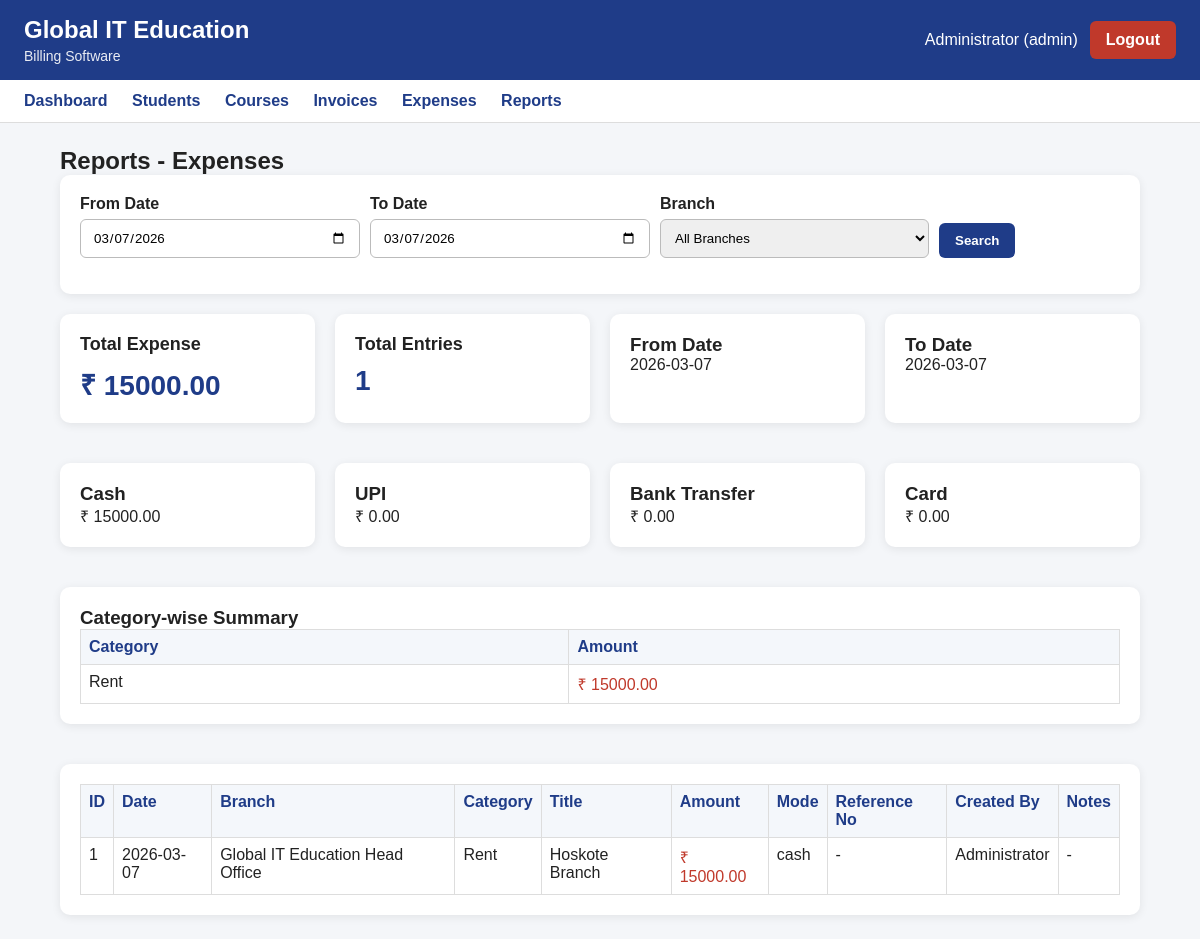
Page /reports/expenses (signed in) on the committed database.
### tables this page shows
CREATE TABLE users (
            id INTEGER PRIMARY KEY AUTOINCREMENT,
            full_name TEXT NOT NULL,
            username TEXT NOT NULL UNIQUE,
            password_hash TEXT NOT NULL,
            role TEXT NOT NULL CHECK(role IN ('admin', 'staff')),
            phone TEXT,
            is_active INTEGER NOT NULL DEFAULT 1,
            created_at TEXT NOT NULL,
            updated_at TEXT
        , branch_id INTEGER, can_view_all_branches INTEGER NOT NULL DEFAULT 1);

CREATE TABLE expenses (
            id INTEGER PRIMARY KEY AUTOINCREMENT,
            expense_date TEXT NOT NULL,
            branch_id INTEGER NOT NULL,
            category_id INTEGER NOT NULL,
            title TEXT NOT NULL,
            amount REAL NOT NULL DEFAULT 0,
            payment_mode TEXT NOT NULL
                CHECK(payment_mode IN ('cash', 'upi', 'bank_transfer', 'card')),
            reference_no TEXT,
            notes TEXT,
            created_by INTEGER NOT NULL,
            created_at TEXT NOT NULL,
            updated_at TEXT,
            FOREIGN KEY (branch_id) REFERENCES branches(id),
            FOREIGN KEY (category_id) REFERENCES expense_categories(id),
            FOREIGN KEY (created_by) REFERENCES users(id)
        );

CREATE TABLE expense_categories (
            id INTEGER PRIMARY KEY AUTOINCREMENT,
            category_name TEXT NOT NULL UNIQUE,
            is_active INTEGER NOT NULL DEFAULT 1,
            created_at TEXT NOT NULL
        );

CREATE TABLE branches (
            id INTEGER PRIMARY KEY AUTOINCREMENT,
            branch_name TEXT NOT NULL UNIQUE,
            branch_code TEXT NOT NULL UNIQUE,
            address TEXT,
            is_active INTEGER NOT NULL DEFAULT 1,
            created_at TEXT NOT NULL
        );

### app.py (the view)
@app.route("/reports/expenses", methods=["GET"])
@login_required
def expenses_report():
    conn = get_conn()
    cur = conn.cursor()
    from_date = request.args.get("from_date", "").strip()
    to_date = request.args.get("to_date", "").strip()
    branch_id = request.args.get("branch_id", "").strip()
    today = datetime.today().strftime("%Y-%m-%d")
    if not from_date:
        from_date = today
    if not to_date:
        to_date = today
    cur.execute("""
        SELECT *
        FROM branches
        WHERE is_active = 1
        ORDER BY branch_name
    """)
    branches = cur.fetchall()
    query = """
        SELECT
            expenses.id,
            expenses.expense_date,
            expenses.branch_id,
            expenses.category_id,
            expenses.title,
            expenses.amount,
            expenses.payment_mode,
            expenses.reference_no,
            expenses.notes,
            expenses.created_at,

            branches.branch_name,
            expense_categories.category_name,
            users.full_name AS created_by_name

        FROM expenses
        JOIN branches
            ON expenses.branch_id = branches.id
        JOIN expense_categories
            ON expenses.category_id = expense_categories.id
        LEFT JOIN users
            ON expenses.created_by = users.id

        WHERE expenses.expense_date BETWEEN ? AND ?
    """
    params = [from_date, to_date]
    if branch_id:
        query += " AND expenses.branch_id = ? "
        params.append(branch_id)
    query += " ORDER BY expenses.expense_date DESC, expenses.id DESC "
    cur.execute(query, params)
    rows = cur.fetchall()
    total_expense = 0.0
    total_entries = len(rows)
    cash_total = 0.0
    upi_total = 0.0
    bank_total = 0.0
    card_total = 0.0
    category_summary = {}
    for row in rows:
        amount = float(row["amount"] or 0)
        total_expense += amount
        mode = (row["payment_mode"] or "").lower()
        if mode == "cash":
            cash_total += amount
        elif mode == "upi":
            upi_total += amount
        elif mode == "bank_transfer":
            bank_total += amount
        elif mode == "card":
            card_total += amount
        category_name = row["category_name"] or "Uncategorized"
        if category_name not in category_summary:
            category_summary[category_name] = 0.0
        category_summary[category_name] += amount
    category_rows = [
        {"category_name": k, "amount": v}
        for k, v in sorted(category_summary.items(), key=lambda x: x[1], reverse=True)
    ]
    conn.close()
    return render_template(
        "report_expenses.html",
        rows=rows,
        branches=branches,
        branch_id=branch_id,
        from_date=from_date,
        to_date=to_date,
        total_expense=total_expense,
        total_entries=total_entries,
        cash_total=cash_total,
        upi_total=upi_total,
        bank_total=bank_total,
        card_total=card_total,
        category_rows=category_rows
    )

### app.py (called while the page is built)
def login_required(route_function):
    from functools import wraps
    @wraps(route_function)
    def wrapper(*args, **kwargs):
        if "user_id" not in session:
            flash("Please login first.", "warning")
            return redirect(url_for("login"))
        return route_function(*args, **kwargs)
    return wrapper

### db.py (called while the page is built)
def get_conn():
    conn = sqlite3.connect(DB_PATH)
    conn.row_factory = sqlite3.Row
    conn.execute("PRAGMA foreign_keys = ON;")
    return conn

### templates/report_expenses.html (shortened to what this page needs)
{% extends "base.html" %}
{% block content %}
<h2>Reports - Expenses</h2>
<div class="card">
  <form method="get" class="search-form">
    <div class="form-group">
      <label>From Date</label>
      <input type="date" name="from_date" value="{{ from_date }}">
    </div>
    <div class="form-group">
      <label>To Date</label>
      <input type="date" name="to_date" value="{{ to_date }}">
    </div>
    <div class="form-group">
      <label>Branch</label>
      <select name="branch_id">
        <option value="">All Branches</option>
      </select>
    </div>
    <div class="form-group" style="align-self:end;">
      <button type="submit" class="btn btn-primary">Search</button>
    </div>
  </form>
</div>
<div class="grid">
  <div class="card stat-card">
    <h3>Total Expense</h3>
    <p>₹ {{ "%.2f"|format(total_expense or 0) }}</p>
  </div>
  <div class="card stat-card">
    <h3>Total Entries</h3>
    <p>{{ total_entries }}</p>
  </div>
  <div class="card">
    <h3>From Date</h3>
    <p>{{ from_date }}</p>
  </div>
  <div class="card">
    <h3>To Date</h3>
    <p>{{ to_date }}</p>
  </div>
</div>
<div class="grid">
  <div class="card">
    <h3>Cash</h3>
    <p>₹ {{ "%.2f"|format(cash_total or 0) }}</p>
  </div>
  <div class="card">
    <h3>UPI</h3>
    <p>₹ {{ "%.2f"|format(upi_total or 0) }}</p>
  </div>
  <div class="card">
    <h3>Bank Transfer</h3>
    <p>₹ {{ "%.2f"|format(bank_total or 0) }}</p>
  </div>
  <div class="card">
    <h3>Card</h3>
    <p>₹ {{ "%.2f"|format(card_total or 0) }}</p>
  </div>
</div>
<div class="grid">
  <div class="card">
    <h3>Category-wise Summary</h3>
    <table border="1" width="100%" cellpadding="10" class="billing-table">
      <tr>
        <th>Category</th>
        <th>Amount</th>
      </tr>
      {% for c in category_rows %}
      <tr>
        <td>{{ c.category_name }}</td>
        <td style="color:#c0392b;">₹ {{ "%.2f"|format(c.amount or 0) }}</td>
      </tr>
      {% else %}
      <tr>
        <td colspan="2" style="text-align:center;">No category data found.</td>
      </tr>
      {% endfor %}
    </table>
  </div>
</div>
<div class="card">
  <table border="1" width="100%" cellpadding="10" class="billing-table">
    <tr>
      <th>ID</th>
      <th>Date</th>
      <th>Branch</th>
      <th>Category</th>
      <th>Title</th>
      <th>Amount</th>
      <th>Mode</th>
      <th>Reference No</th>
      <th>Created By</th>
      <th>Notes</th>
    </tr>
    {% for row in rows %}
    <tr>
      <td>{{ row.id }}</td>
      <td>{{ row.expense_date }}</td>
      <td>{{ row.branch_name }}</td>
      <td>{{ row.category_name }}</td>
      <td>{{ row.title }}</td>
      <td style="color:#c0392b;">₹ {{ "%.2f"|format(row.amount or 0) }}</td>
      <td>{{ row.payment_mode }}</td>
      <td>{{ row.reference_no or "-" }}</td>
      <td>{{ row.created_by_name or "-" }}</td>
      <td>{{ row.notes or "-" }}</td>
    </tr>
    {% else %}
    <tr>
      <td colspan="10" style="text-align:center;">No expenses found for selected filters.</td>
    </tr>
    {% endfor %}
  </table>
</div>
{% endblock %}

### templates/base.html (shortened to what this page needs)
<!doctype html>
<html lang="en">
<head>
  <link rel="stylesheet" href="{{ url_for('static', filename='style.css') }}">
  <link rel="stylesheet" href="https://cdn.jsdelivr.net/npm/tom-select/dist/css/tom-select.css">
</head>
<body>
  <header class="topbar">
    <div>
      <h1>Global IT Education</h1>
      <p class="subtitle">Billing Software</p>
    </div>
    {% if session.get("user_id") %}
      <div class="topbar-right">
        <span>{{ session.get("full_name") }} ({{ session.get("role") }})</span>
        <a class="btn btn-danger" href="{{ url_for('logout') }}">Logout</a>
      </div>
    {% endif %}
  </header>
  {% if session.get("user_id") %}
  <nav class="navbar">
    <a href="{{ url_for('dashboard') }}">Dashboard</a>
    <a href="{{ url_for('students') }}">Students</a>
    <a href="{{ url_for('courses') }}">Courses</a>
    <a href="{{ url_for('invoices') }}">Invoices</a>
    <a href="{{ url_for('expenses') }}">Expenses</a>
    <a href="{{ url_for('reports_center') }}">Reports</a>
  </nav>
  {% endif %}
  <main class="container">
    {% block content %}{% endblock %}
  </main>
</body>
</html>

### static/style.css (style rules this page uses)
* { box-sizing: border-box; margin: 0; padding: 0; font-family: Arial, sans-serif; }
body { background: #f4f6f9; color: #222; }
.topbar { background: #1f3c88; color: white; padding: 16px 24px; display: flex; justify-content: space-between; align-items: center; }
.topbar h1 { font-size: 24px; margin-bottom: 4px; }
.subtitle { font-size: 14px; opacity: 0.9; }
.topbar-right { display: flex; align-items: center; gap: 12px; }
.navbar { background: #ffffff; padding: 12px 24px; border-bottom: 1px solid #ddd; }
.navbar a { text-decoration: none; color: #1f3c88; font-weight: bold; margin-right: 20px; }
.container { width: 90%; max-width: 1100px; margin: 24px auto; }
.card { background: white; border-radius: 10px; padding: 20px; margin-bottom: 20px; box-shadow: 0 2px 10px rgba(0,0,0,0.08); }
.form-group { margin-bottom: 16px; }
.form-group label { display: block; margin-bottom: 6px; font-weight: bold; }
.form-group input, .form-group select, .form-group textarea { width: 100%; padding: 10px; border: 1px solid #bbb; border-radius: 6px; }
.btn { display: inline-block; text-decoration: none; border: none; padding: 10px 16px; border-radius: 6px; cursor: pointer; font-weight: bold; }
.btn-primary { background: #1f3c88; color: white; }
.btn-danger { background: #c0392b; color: white; }
.grid { display: grid; grid-template-columns: repeat(auto-fit, minmax(220px, 1fr)); gap: 20px; margin-bottom: 20px; }
.stat-card h3 { font-size: 18px; margin-bottom: 10px; }
.stat-card p { font-size: 28px; font-weight: bold; color: #1f3c88; }
.billing-table { width: 100%; border-collapse: collapse; }
.billing-table th, .billing-table td { border: 1px solid #ddd; padding: 8px; vertical-align: top; }
.billing-table th { background: #f4f7fb; color: #1f3c88; text-align: left; }
.search-form { display: flex; gap: 10px; align-items: center; flex-wrap: wrap; }
.search-form input { flex: 1; min-width: 280px; padding: 10px 12px; border: 1px solid #bbb; border-radius: 6px; }
.search-form .btn { padding: 10px 16px; }
.search-form .form-group { min-width: 180px; }

### rows in the picture
users: get "Administrator"
expenses: category_name "Rent", amount "15000.00", id "1", expense_date "2026-03-07", branch_name "Global IT Education Head Office", title "Hoskote Branch", payment_mode "cash", reference_no "-", full_name "Administrator", notes "-"

### other values in the picture
{{ session.get("role") }} "admin"
{{ "%.2f"|format(total_expense or 0) }} "15000.00"
{{ total_entries }} "1"
{{ from_date }} "2026-03-07"
{{ to_date }} "2026-03-07"
{{ "%.2f"|format(cash_total or 0) }} "15000.00"
{{ "%.2f"|format(upi_total or 0) }} "0.00"
{{ "%.2f"|format(bank_total or 0) }} "0.00"
{{ "%.2f"|format(card_total or 0) }} "0.00"
